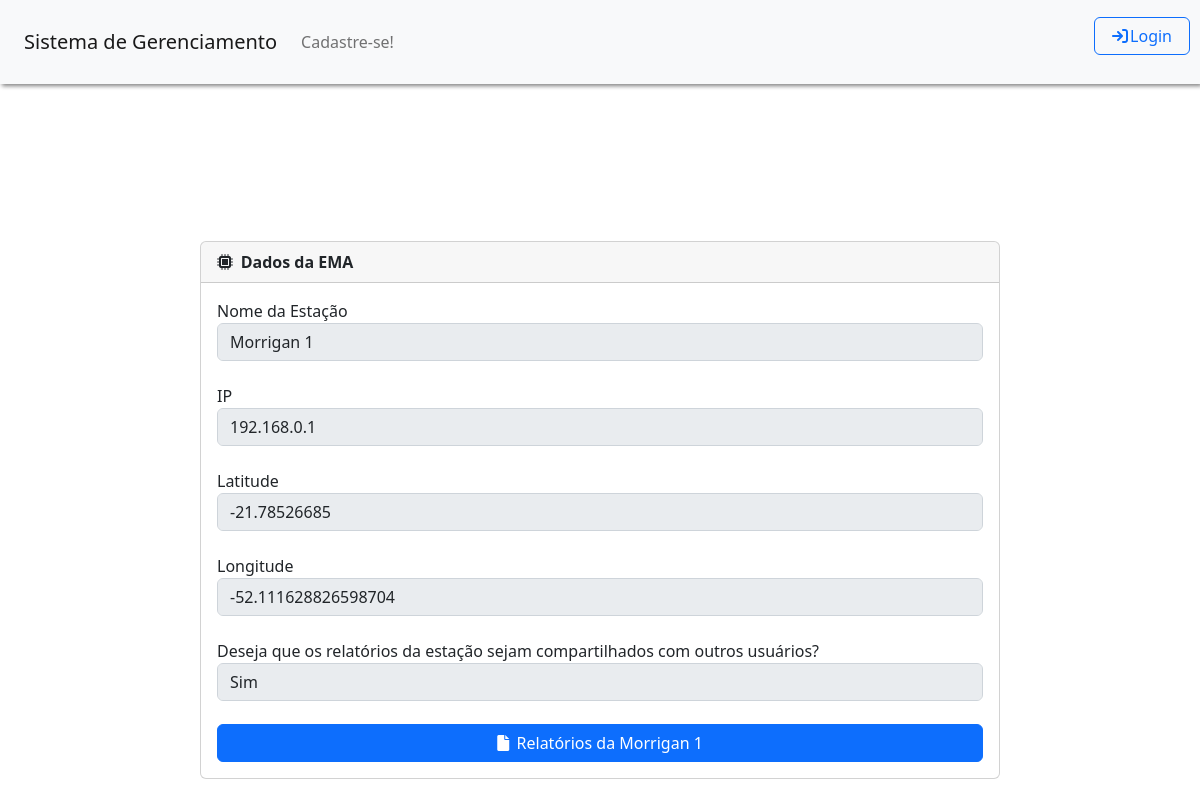
/Tela_Visualizar_EMA.php?idema=1, run on the app's committed database.
### tables this page shows
CREATE TABLE IF NOT EXISTS emas (
  idema INT NOT NULL AUTO_INCREMENT,
  nome VARCHAR(45) NOT NULL,
  ip VARCHAR(45) NOT NULL,
  publica INT NOT NULL,
  latitude VARCHAR(45) NOT NULL,
  longitude VARCHAR(45) NOT NULL,
  usuarios_idusuario INT NOT NULL,
  ativa INT NOT NULL,
  topico_kafka VARCHAR (45) NOT NULL,
  PRIMARY KEY (idema, usuarios_idusuario),
    FOREIGN KEY (usuarios_idusuario)
    REFERENCES usuarios (idusuario));

### controllers/controller_ema.php (called while the page is built, shortened)
<?php
function buscarEMAPorID($idema) {
    $conexao = conectarBanco();
    $idema = mysqli_real_escape_string($conexao, $idema);
    $query = "SELECT * FROM emas WHERE idema = '$idema'";
    $resultado = mysqli_query($conexao, $query);
    if ($resultado && mysqli_num_rows($resultado) > 0) {
        $ema = mysqli_fetch_assoc($resultado);
        return $ema;
    } else {
        return false;
    }
}
?>

### Tela_Visualizar_EMA.php (the view, shortened to what this page needs)
<!DOCTYPE html>
<?php
require '../portalEMA/functions/geral.php';
require '../portalEMA/controllers/controller_ema.php';
?>
<html>
    <head>
        <link rel="stylesheet" type="text/css" href="./css/style.css">
        <link rel="stylesheet" href="https://cdnjs.cloudflare.com/ajax/libs/font-awesome/6.0.0-beta3/css/all.min.css">
        <link rel="stylesheet" type="text/css" href="https://cdn.jsdelivr.net/npm/bootstrap@5.2.3/dist/css/bootstrap.min.css">
        <link rel="stylesheet" href="https://unpkg.com/leaflet@1.7.1/dist/leaflet.css" />
    </head>
    <body>
        <?php
        $emaId = $_GET['idema'];
        $ema = buscarEMAPorId($emaId);
        if (!$ema) {
            echo "Estação não encontrada.";
            exit;
        } else {
            echo '<div class= "col-8" style="margin-top: 20%; padding-bottom: 5%">';
            echo '<div class="card">';
            echo '<div class="card-header">';
            echo '<i style="padding-right: 1%;" class="fas fa-microchip"></i><b>Dados da EMA</b>';
            echo '</div>';
            echo '<div class="card-body">';
            echo '<form>';
            echo '<div class="form-row">';
            echo '<div class="form-group">';
            echo '<label>Nome da Estação</label>';
            echo '<input disabled="true" value="' . $ema['nome'] . '" name="nome" type="text" class="form-control" placeholder="Nome da Estação">';
            echo '<label>IP</label>';
            echo '<input disabled="true" value="' . $ema['ip'] . '" name="ip" type="text" class="form-control" placeholder="IP da Estação">         ';
            echo '<label>Latitude</label>';
            echo '<input disabled="true" value="' . $ema['latitude'] . '" name="latitude" type="text" class="form-control" placeholder="Latidude da posição da Estação">';
            echo '<label>Longitude</label>';
            echo '<input disabled="true" value="' . $ema['longitude'] . '" name="longitude" type="text" class="form-control" placeholder="Longitude da posição da Estação">';
            echo '<label>Deseja que os relatórios da estação sejam compartilhados com outros usuários?</label>';
            if($ema['publica'] == 1){
                echo '<input disabled="true" value="Sim" name="publica" type="text" class="form-control">';
            }else{
                echo '<input disabled="true" value="Não" name="publica" type="text" class="form-control">';
            }
            echo '</div>';
            echo '<a href="../portalEMA/Tela_Listar_Relatorios.php?idema='.$emaId.'" class="btn btn-primary" style="width: 100%;"><i style="padding-right: 1%;" class="fas fa-file"></i>Relatórios da '.$ema['nome'].'</a>';
            echo '<br>';
            echo '</div>';
            echo '</form>';
            echo '</div>';
            echo '</div>';
            echo '</div>';
        }
        ?>
    </body>
</html>

### css/style.css (style rules this page uses)
html, body { height: 100%; }
body { display: -ms-flexbox; display: -webkit-box; display: flex; -ms-flex-align: center; -ms-flex-pack: center; -webkit-box-align: center; align-items: center; -webkit-box-pack: center; justify-content: center; padding-top: 40px; padding-bottom: 40px; background-color: #f5f5f5; }

### Tela_Visualizar_EMA.php (style rules this page uses)
.card { margin-top: 5%; }
.form-control { margin-bottom: 3%; }

### data on the page
emas: nome "Morrigan 1", ip "192.168.0.1", latitude "-21.78526685", longitude "-52.111628826598704"
